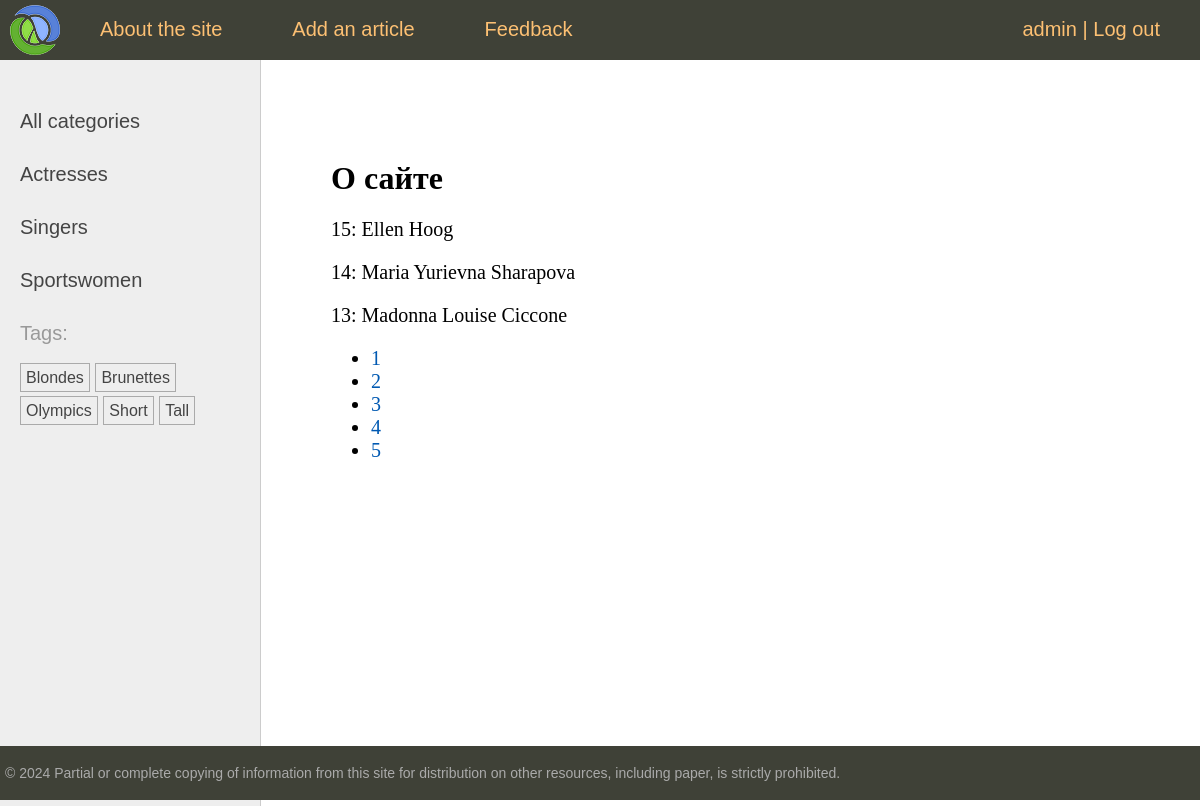
/about/ (signed in), run on the app's committed database.
### users/models.py (models this page shows)
class User(AbstractUser):
    photo = models.ImageField(upload_to="users/%Y/%m/%d/", blank=True, null=True, verbose_name="Photo")
    date_birth = models.DateTimeField(blank=True, null=True, verbose_name="Date of birth")

### women/models.py (models this page shows, shortened)
class Category(models.Model):
    name = models.CharField(max_length=100, db_index=True, verbose_name="Category")
    slug = models.SlugField(max_length=255, unique=True, db_index=True)
    class Meta:
        verbose_name = "Category"
        verbose_name_plural = "Categories"
    def get_absolute_url(self):
        return reverse('category', kwargs={'cat_slug': self.slug})

class TagPost(models.Model):
    tag = models.CharField(max_length=100, db_index=True)
    slug = models.SlugField(max_length=255, unique=True, db_index=True)
    def get_absolute_url(self):
        return reverse('tag', kwargs={'tag_slug': self.slug})

class Women(models.Model):
    class Status(models.IntegerChoices):
        DRAFT = 0, 'Draft'
        PUBLISHED = 1, 'Published'
    title = models.CharField(max_length=255, verbose_name="Heading")
    slug = models.SlugField(max_length=255, unique=True, db_index=True, verbose_name="Slug", validators=[
                               MinLengthValidator(5, message="Minimum 5 characters"),
                               MaxLengthValidator(100, message="Maximum 100 characters"),
                           ])
    photo = models.ImageField(upload_to="photos/%Y/%m/%d/", default=None,
                              blank=True, null=True, verbose_name="Photo")
    content = models.TextField(blank=True, verbose_name="Article text")
    time_create = models.DateTimeField(auto_now_add=True, verbose_name="Creation time")
    time_update = models.DateTimeField(auto_now=True, verbose_name="Change time")
    is_published = models.BooleanField(choices=tuple(map(lambda x: (bool(x[0]), x[1]), Status.choices)),
                                       default=Status.DRAFT, verbose_name="Status")
    cat = models.ForeignKey('Category', on_delete=models.PROTECT, related_name='posts', verbose_name="Categories")
    tags = models.ManyToManyField('TagPost', blank=True, related_name='tags', verbose_name="Tags")
    husband = models.OneToOneField('Husband', on_delete=models.SET_NULL,
                                   null=True, blank=True, related_name='wuman', verbose_name="Husband")
    author = models.ForeignKey(get_user_model(), on_delete=models.SET_NULL, related_name='posts', null=True, default=None)
    objects = models.Manager()
    published = PublishedManager()
    class Meta:
        verbose_name = "Famous women"
        verbose_name_plural = "Famous women"
        ordering = ['-time_create']
        indexes = [
            models.Index(fields=['-time_create'])
        ]

### women/views.py (the view)
# urls.py: path('about/', views.about, name='about'),
@login_required
def about(request):
    contact_list = Women.published.all()
    paginator = Paginator(contact_list, 3)
    page_number = request.GET.get('page')
    page_obj = paginator.get_page(page_number)
    return render(request, 'women/about.html',
                  {'title': 'О сайте', 'page_obj': page_obj})

### users/context_processors.py (called while the page is built)
def get_women_context(request):
    return {'mainmenu': menu}

### women/models.py (called while the page is built)
    def get_queryset(self):
        return super().get_queryset().filter(is_published=Women.Status.PUBLISHED)

### women/templatetags/women_tags.py (called while the page is built)
@register.inclusion_tag('women/list_categories.html')
def show_categories(cat_selected=0):
    cats = Category.objects.annotate(total=Count("posts")).filter(total__gt=0)
    return {'cats': cats, 'cat_selected': cat_selected}

@register.inclusion_tag('women/list_tags.html')
def show_all_tags():
    return {'tags': TagPost.objects.annotate(total=Count("tags")).filter(total__gt=0)}

### women/templates/women/about.html
{% extends 'base.html' %}
{% block content %}
<h1>{{title}}</h1>
{% for item in page_obj %}
<p>{{ item.pk }}: {{ item.title }}</p>
{% endfor %}
<nav>
    <ul>
        {% for p in page_obj.paginator.page_range %}
        <li>
            <a href="?page={{ p }}">{{ p }}</a>
        </li>
        {% endfor %}
    </ul>
</nav>
{% endblock %}

### templates/base.html (shortened to what this page needs)
{% load static %}
{% load women_tags %}
<!DOCTYPE html>
<html>
<head>
	<link type="text/css" href="{% static 'women/css/styles.css' %}" rel="stylesheet" />
</head>
<body>
<table class="table-page" border=0 cellpadding="0" cellspacing="0">
<tr><td valign=top>
{% block mainmenu %}
		<div class="header">
			<ul id="mainmenu" class="mainmenu">
			<li class="logo"><a href="{% url 'home' %}"><div class="logo"></div></a></li>
{% for m in mainmenu %}
	<li><a href="{% url m.url_name %}">{{m.title}}</a></li>
{% endfor %}
{% if user.is_authenticated %}
				<li class="last"><a href="{% url 'users:profile' %}">{{user.username}}</a> | <a href="{% url 'users:logout' %}">Log out</a></li>
{% else %}
    <li class="last"><a href="{% url 'users:login' %}">Login</a> | <a href="{% url 'users:register' %}">Registration</a></li>
{% endif %}
			</ul>
		</div>
{% endblock mainmenu %}
<table class="table-content" border=0 cellpadding="0" cellspacing="0">
<tr>
	<td valign="top" class="left-chapters">
	<ul id="leftchapters">
		{% if cat_selected == 0 %}
		<li class="selected">All categories</li>
		{% else %}
		<li><a href="{% url 'home' %}">All categories</a></li>
		{% endif %}
		{% show_categories cat_selected %}
		<li>{% show_all_tags %}</li>
	</ul>
</td>
<td valign="top" class="content">
	<div class="content-text">
{% block content %}
{% endblock %}
	</div>
</td></tr></table>
</td></tr>
<tr><td valign=top>
	<div id="footer">
		<p>&copy; 2024 Partial or complete copying of information from this site for distribution on other resources, including paper, is strictly prohibited.</p>
	</div>
</td></tr></table>
</body>
</html>

### women/templates/women/list_categories.html
{% for cat in cats %}
{% if cat.id == cat_selected %}
<li class="selected">{{cat.name}}</li>
{% else %}
<li><a href="{{ cat.get_absolute_url }}">{{cat.name}}</a></li>
{% endif %}
{% endfor %}

### women/templates/women/list_tags.html
{% if tags %}
    <p>Tags:</p>
    <ul class="tags-list">
        {% for t in tags %}
        <li><a href="{{t.get_absolute_url}}">{{t.tag}}</a></li>
        {% endfor %}
    </ul>
{% endif %}

### women/static/women/css/styles.css (style rules this page uses)
html, body { font-family: 'Arial'; margin: 0; padding: 0; height: 100%; width: 100%; color: #444; }
a { color: #0059b2; text-decoration: none; }
.table-page { width: 100%; height: 100%; vertical-align: top; }
.table-page tr { height: 100%; }
.header { background: #3F4137; height: 60px; }
.logo { background: url('../images/logo.png') no-repeat 10px 5px; width: 70px; height: 60px; }
ul.mainmenu { list-style: none; margin: 0; padding: 0; height: 60px; color: #fdc073; font-size: 20px; overflow: hidden; }
ul.mainmenu li { float: left; margin: 18px 40px 0 30px; }
ul.mainmenu li.logo { margin: 0; }
ul.mainmenu li.last { float: right; }
ul.mainmenu li a { color: #fdc073; text-decoration: none; }
.table-content { width: 100%; min-height: 100%; height: 100%; }
.left-chapters { margin: 0; background: #eee; border-right: 1px solid #ccc; }
.left-chapters ul { width: 230px; margin: 0; padding: 20px 10px 10px 20px; list-style: none; font-size: 20px; }
.left-chapters ul li { margin: 30px 0 0 0; color: #999; }
.left-chapters ul li a { color: #444; text-decoration: none; }
ul.tags-list { width: 100%; margin: 0; padding: 0; list-style: none; }
ul.tags-list li { margin: 0; padding: 0 0 10px; display: inline-block; }
ul.tags-list li a { padding: 5px; font-size: 16px; border: 1px solid #aaa; }
.content { padding: 40px 20px 20px 40px; width: 100%; box-sizing: border-box; }
.content-text { margin: 60px 0 0 30px; color: #000; font-size: 20px; font-family: Yandex Sans Display Light; }
.content-text h1 { font-size: 32px; }
#footer { box-sizing: border-box; background: #3F4137; padding: 5px; color: #aaa; font-size: 14px; font-family: Verdana, Geneva, Arial, Helvetica; text-align: left; overflow: hidden; }

### data on the page
User: username "admin"
Category: name "Actresses"
Category: name "Singers"
Category: name "Sportswomen"
TagPost: tag "Blondes"
TagPost: tag "Brunettes"
TagPost: tag "Olympics"
TagPost: tag "Short"
TagPost: tag "Tall"
Women: pk "15", title "Ellen Hoog"
Women: pk "14", title "Maria Yurievna Sharapova"
Women: pk "13", title "Madonna Louise Ciccone"

### other printed values
{{ m.title }} "About the site" "Add an article" "Feedback"
{{ title }} "О сайте"
{{ p }} "1" "2" "3" "4" "5"
